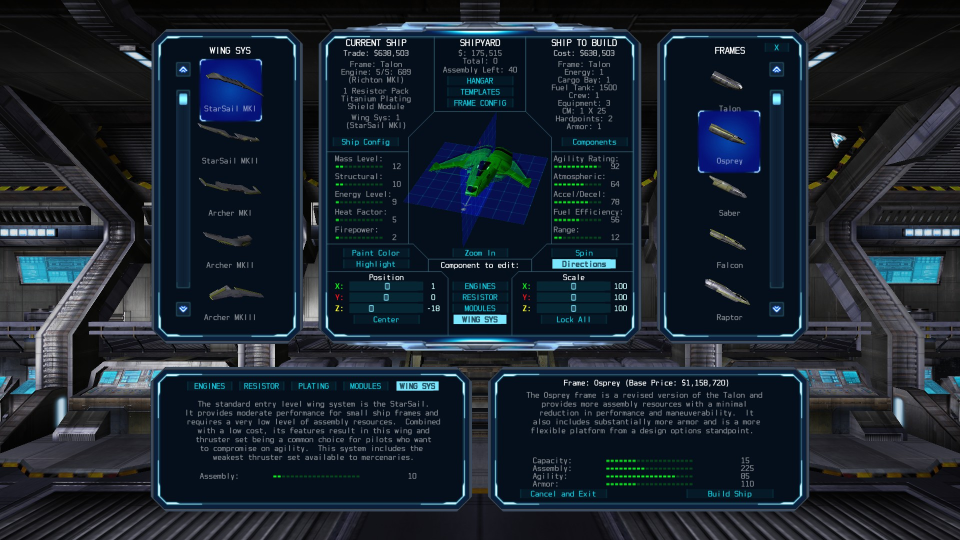
#> input picture frames/20260223200507_1.jpg, 1920 x 1080 px (shown at 1/2 size); its folder holds only this picture in this run
$ python crop_secondary_regions.py
#> lines starting #> are read from the running program, lines starting #| are printed output that depends on the picture
import os
from PIL import Image


def crop_folder_images(
    folder_name: str,
    crop_box: tuple[int, int, int, int],
    overwrite: bool = False,
    prefix: str = "",
) -> None:
#> called with folder_name = 'frames', crop_box = (1005, 773, 1587, 977), overwrite = False, prefix = 'description_'
    base_dir = os.path.dirname(os.path.abspath(__file__))
    folder_path = os.path.join(base_dir, folder_name)

    if not os.path.exists(folder_path):
        print(f"Folder not found: {folder_path}")
        return

    # Include common image types we might encounter in the dataset.
    valid_exts = (".jpg", ".jpeg", ".png", ".webp")

    for filename in os.listdir(folder_path):
        if not filename.lower().endswith(valid_exts):
            continue

        if filename.lower().startswith("icons_"):
            continue

        if filename.lower().startswith("selected_"):
            continue

        file_path = os.path.join(folder_path, filename)
        stem, _ext = os.path.splitext(filename)
        out_name = f"{prefix}{stem}.png"
        out_path = os.path.join(folder_path, out_name)

        if (not overwrite) and os.path.exists(out_path):
            print(f"Skipped (exists): {out_path}")
            continue

        try:
            with Image.open(file_path) as img:
#> img is the input picture: PIL image 1920x1080 RGB; mean R, G, B 26, 35.8, 46.4
                cropped = img.crop(crop_box)
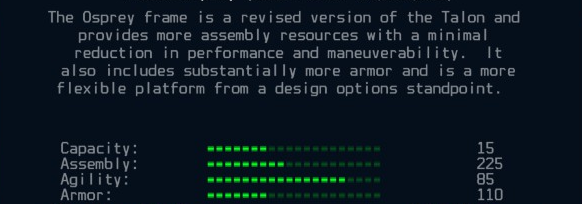
#> cropped: PIL image 582x204 RGB; mean R, G, B 13.4, 25.1, 34.6
                # Ensure data is read before the source file handle closes.
                cropped.load()

            cropped.save(out_path)
            print(f"Cropped: {file_path} -> {out_path}")
        except Exception as e:
            print(f"Failed to process {file_path}: {e}")


def main() -> None:
    crop_box = (1005, 773, 1005 + 582, 773 + 204)

    target_folders = ["frames"]

    # Set to True if you want to overwrite existing `cropped_*.png` outputs.
    overwrite = False

    for folder in target_folders:
        crop_folder_images(
            folder, crop_box=crop_box, overwrite=overwrite, prefix="description_"
        )


if __name__ == "__main__":
    main()

$ run again, on frames/20260223200515_1.jpg
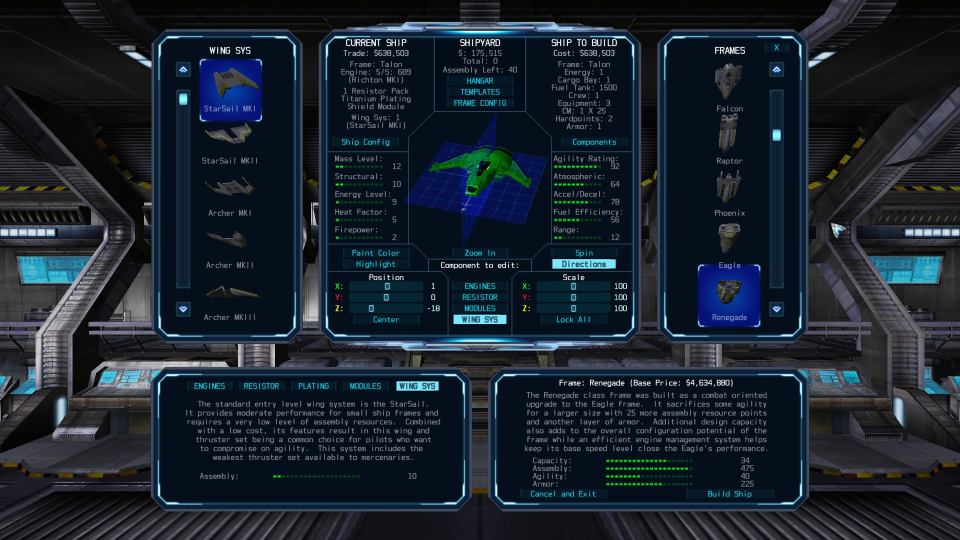
#> input picture frames/20260223200515_1.jpg, 1920 x 1080 px (shown at 1/2 size)
#> in crop_folder_images, img is the input picture: PIL image 1920x1080 RGB; mean R, G, B 26.3, 36, 46.5
#> in crop_folder_images, `cropped = img.crop(crop_box)`:
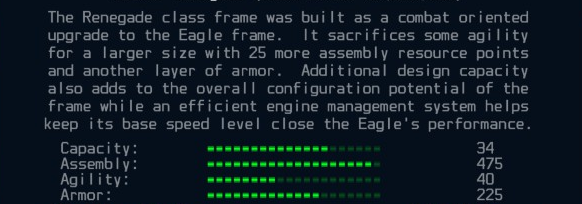
#> cropped: PIL image 582x204 RGB; mean R, G, B 17.2, 29.2, 38.1
